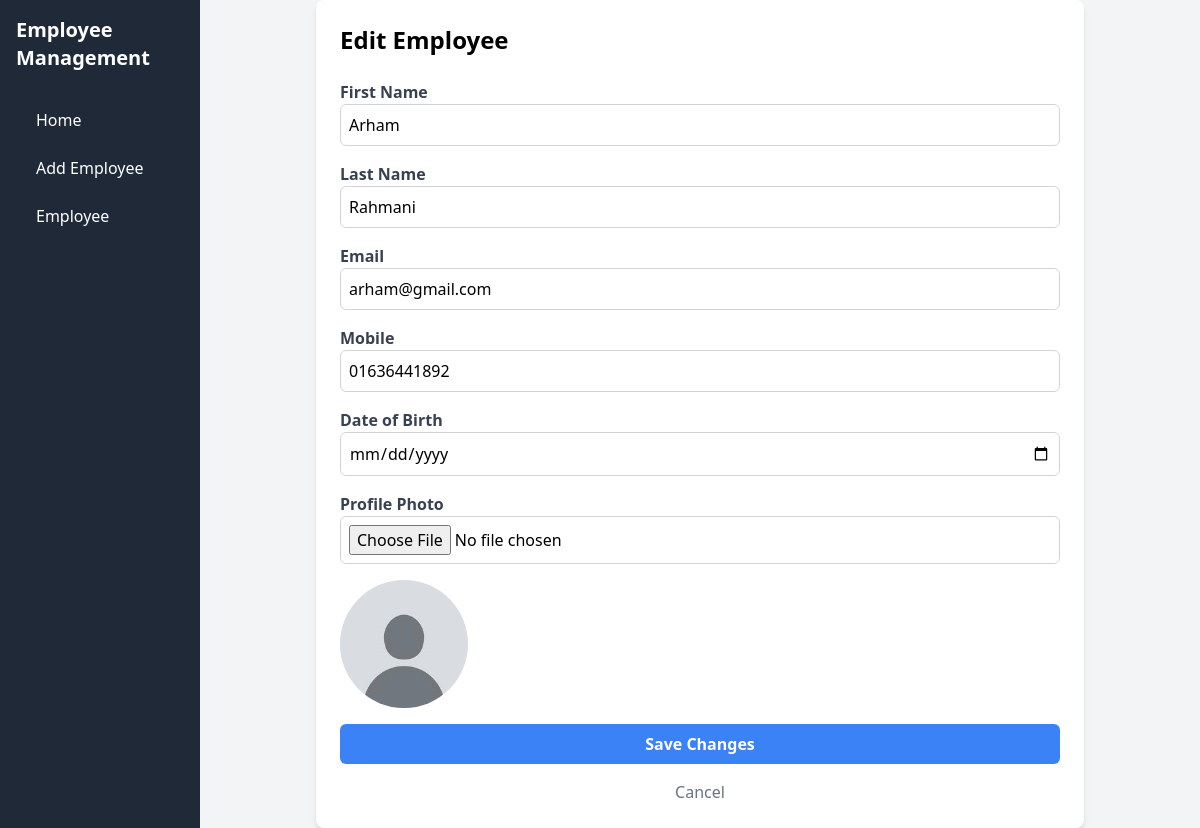
The app's page /edit/47/ with its own data.
### employees/models.py (models this page shows, shortened)
class Employee(models.Model):
    first_name = models.CharField(max_length=50)
    last_name = models.CharField(max_length=50)
    email = models.EmailField(unique=True)
    mobile = models.CharField(max_length=15)
    date_of_birth = models.DateField()
    photo = models.ImageField(upload_to='employee_photos/', default='employee_photos/default.jfif')

### employees/views.py (the view)
# urls.py: path('edit/<int:pk>/', views.edit_employee, name='edit_employee'),
def edit_employee(request, pk):
    employee = get_object_or_404(Employee, pk=pk)
    if request.method == 'POST':
        form = EmployeeForm(request.POST, request.FILES, instance=employee)
        if form.is_valid():
            form.save()
            return redirect('employee_list')
    else:
        form = EmployeeForm(instance=employee)
    return render(request, 'employees/edit_employee.html', {'form': form})

### employees/forms.py (shortened to what this page needs)
class EmployeeForm(forms.ModelForm):
    class Meta:
        model = Employee
        fields = ['first_name', 'last_name', 'email', 'mobile', 'date_of_birth', 'photo']

### templates/employees/edit_employee.html (shortened to what this page needs)
{% extends "employees/base.html" %}
{% block content %}
{% load static %}
<div class="max-w-3xl mx-auto p-6 bg-white rounded-lg shadow-md">
    <h1 class="text-2xl font-bold mb-6">Edit Employee</h1>
    <form id="editEmployeeForm" method="POST" enctype="multipart/form-data">
        <div class="mb-4">
            <label for="first_name" class="block text-gray-700 font-bold">First Name</label>
            <input type="text" name="first_name" id="first_name" value="{{ form.first_name.value }}" required
                   class="w-full p-2 border border-gray-300 rounded-md" placeholder="Enter first name">
        </div>
        <div class="mb-4">
            <label for="last_name" class="block text-gray-700 font-bold">Last Name</label>
            <input type="text" name="last_name" id="last_name" value="{{ form.last_name.value }}" required
                   class="w-full p-2 border border-gray-300 rounded-md" placeholder="Enter last name">
        </div>
        <div class="mb-4">
            <label for="email" class="block text-gray-700 font-bold">Email</label>
            <input type="email" name="email" id="email" value="{{ form.email.value }}" required
                   class="w-full p-2 border border-gray-300 rounded-md" placeholder="Enter email">
        </div>
        <div class="mb-4">
            <label for="mobile" class="block text-gray-700 font-bold">Mobile</label>
            <input type="text" name="mobile" id="mobile" value="{{ form.mobile.value }}" required
                   class="w-full p-2 border border-gray-300 rounded-md" placeholder="Enter mobile number">
        </div>
        <div class="mb-4">
            <label for="date_of_birth" class="block text-gray-700 font-bold">Date of Birth</label>
            <input type="date" name="date_of_birth" id="date_of_birth" value="{{ form.date_of_birth.value }}" required
                   class="w-full p-2 border border-gray-300 rounded-md">
        </div>
        <div class="mb-4">
            <label for="photo" class="block text-gray-700 font-bold">Profile Photo</label>
            <input type="file" name="photo" id="photo" accept="image/*" class="w-full p-2 border border-gray-300 rounded-md" onchange="previewPhoto()">
            <div class="mt-4">
                <img id="photoPreview" class="h-32 w-32 object-cover rounded-full"
                     src="{% if employee.photo %}{{ employee.photo.url }}{% else %}/static/images/download.jfif{% endif %}"
                     alt="No image">
            </div>
        </div>
        <button type="submit" class="w-full p-2 bg-blue-500 text-white font-bold rounded-md hover:bg-blue-600">Save Changes</button>
        <a href="{% url 'employee_list' %}" class="block mt-4 text-center text-gray-500 hover:underline">Cancel</a>
    </form>
</div>
</body>
</html>
{% endblock content %}

### records on screen
Employee: first_name "Arham", last_name "Rahmani", email "arham@gmail.com", mobile "01636441892"
